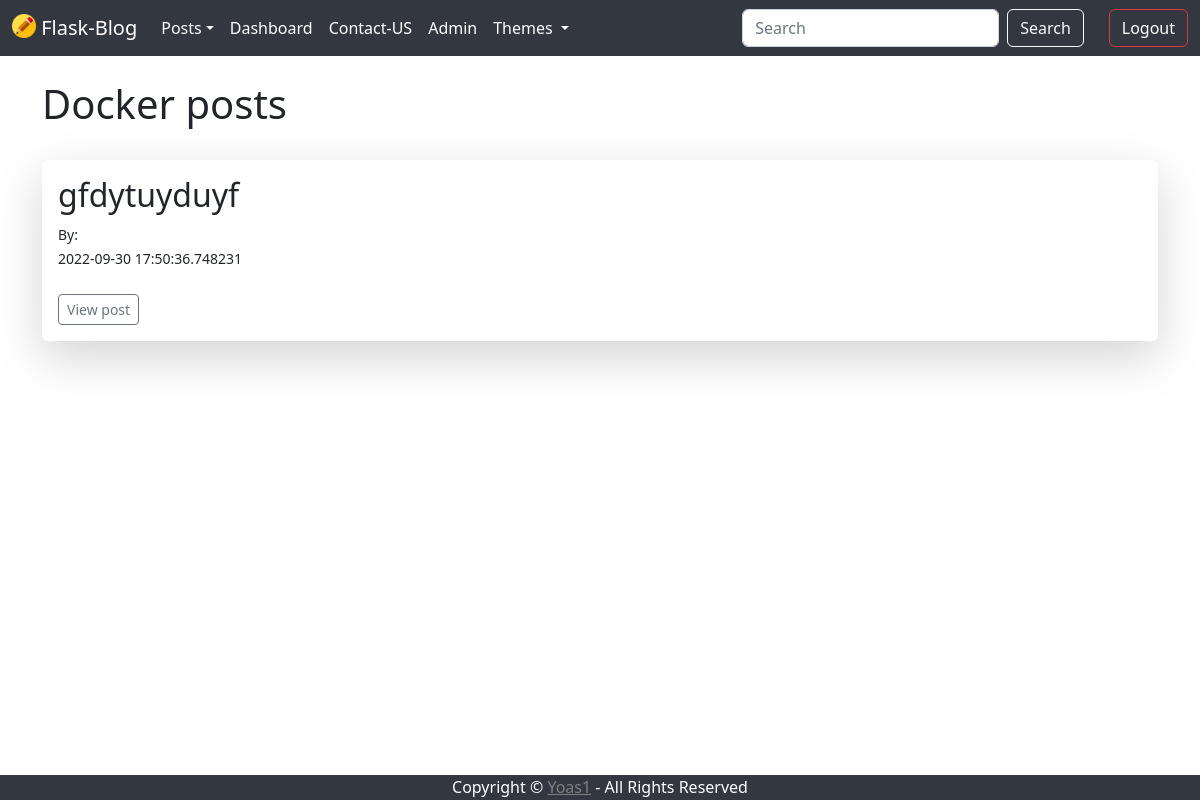
The page /docker-posts (signed in) on the database as committed earlier.
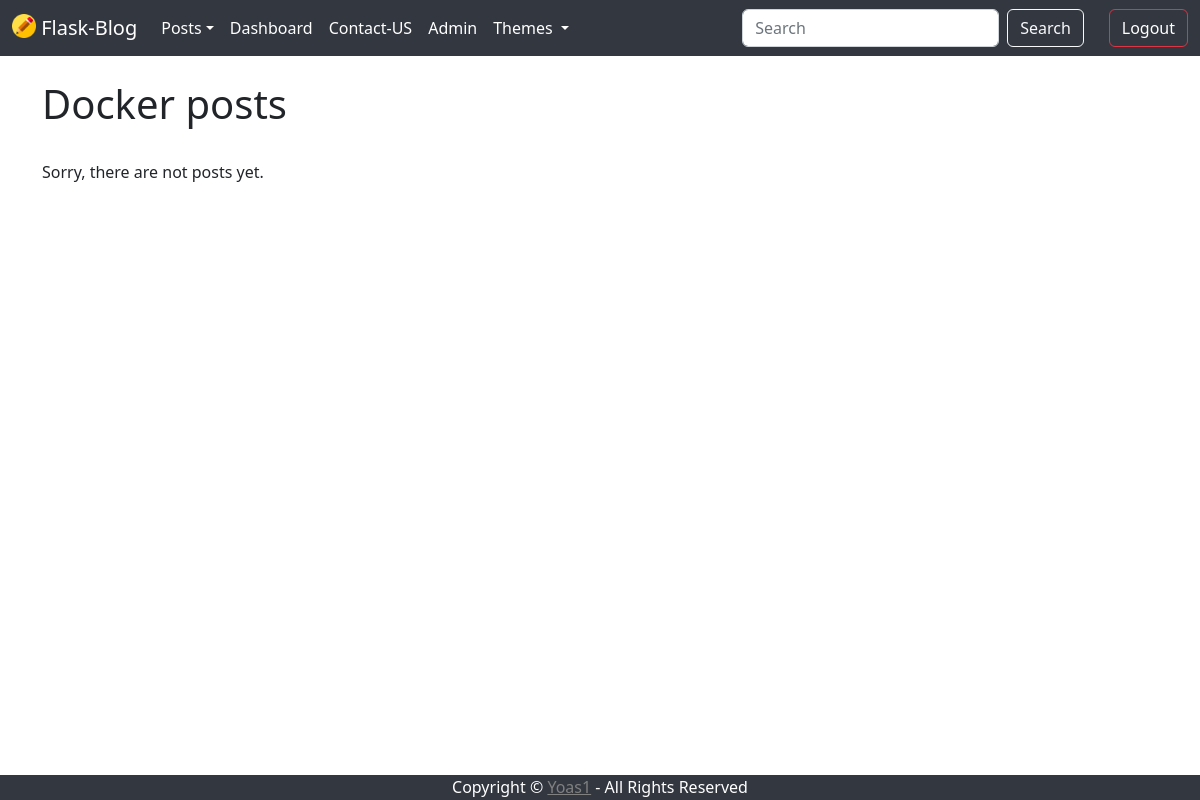
The same page on the database as committed later.
### app.py (models this page shows)
class Posts(db.Model):
    id = db.Column(db.Integer, primary_key=True)
    title = db.Column(db.String(255))
    content = db.Column(db.Text)
    date_posted = db.Column(db.DateTime, default=datetime.utcnow)
    slug = db.Column(db.String(255))
    post_auth_id = db.Column(db.Integer, db.ForeignKey('users.id'))

### app.py (the view)
@app.route('/docker-posts')
@login_required
def Docker_posts():
    posts = Posts.query
    posts = posts.filter(Posts.slug.like('Docker'))
    posts = posts.order_by(Posts.title).all()
    return render_template('docker_posts.html', posts=posts)

### forms.py
class SearchForm(FlaskForm):
    searched = StringField('Searched')
    submit = SubmitField('Submit')

### app.py (called while the page is built)
@login_manager.user_loader
def load_user(user_id):
    return Users.query.get(int(user_id))

@app.context_processor
def base():
    form = SearchForm()
    return dict(form=form)

### templates/docker_posts.html (shortened to what this page needs)
<!DOCTYPE html>
<html>
  <head>
  </head>
  {% extends 'base.html' %}
  {% block content %}
 <body>
    <h1>Docker posts</h1><br>
    {% if posts %}
    {% for post in posts %}
        <div class="shadow-lg p-3 mb-5 rounded">
        <h2>{{ post.title }}</h2>
        <small>
        By: {{ post.post_auth.username }}<br>
        {{ post.date_posted }}<br><br>
        </small>
        <a href="{{ url_for('post', id=post.id) }}" class="btn btn-outline-secondary btn-sm">View post</a>
        <br>
        </div>
    {% endfor %}
    {% else %}
    <stromg>Sorry, there are not posts yet.</stromg>
    {% endif %}
</body>
{% endblock %}

Rows that differ between the two databases and show on the page:
removed Posts: title "gfdytuyduyf", date_posted "2022-09-30 17:50:36.748231"
Other text that changed with them:
text now shown: "Sorry, there are not posts yet."
